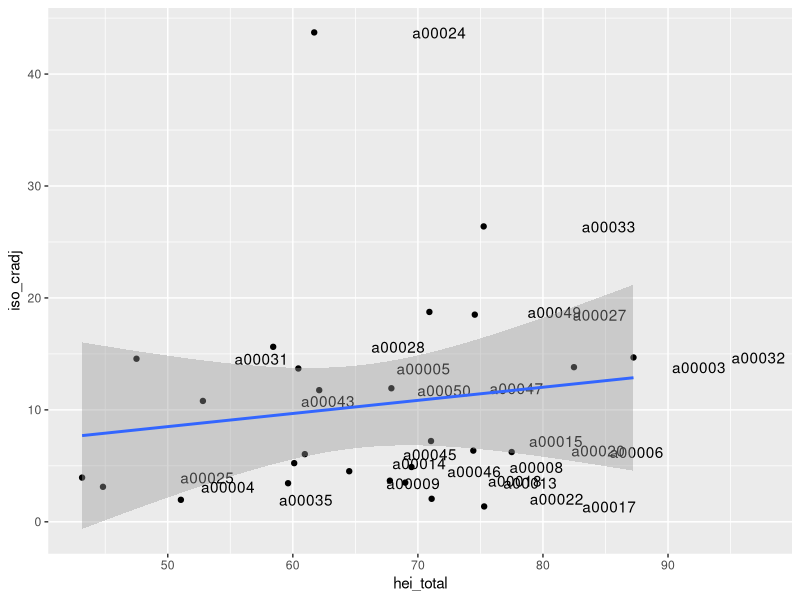
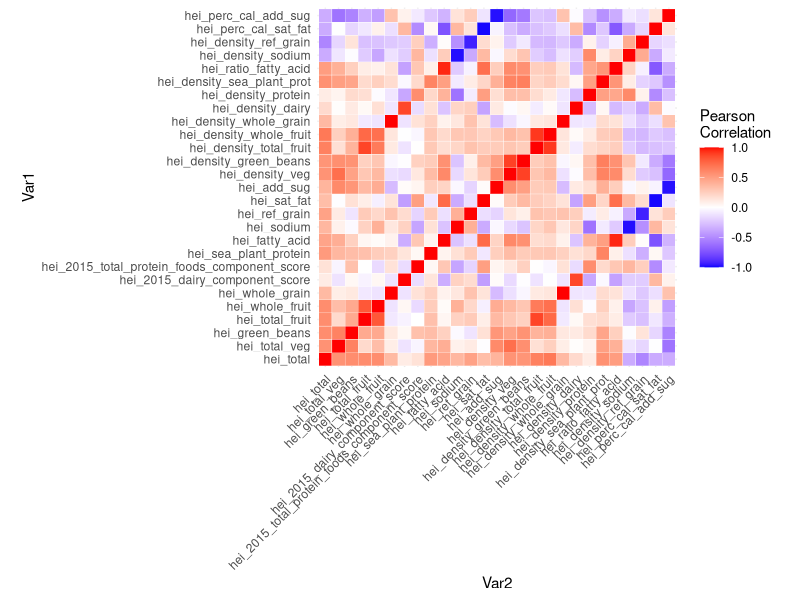
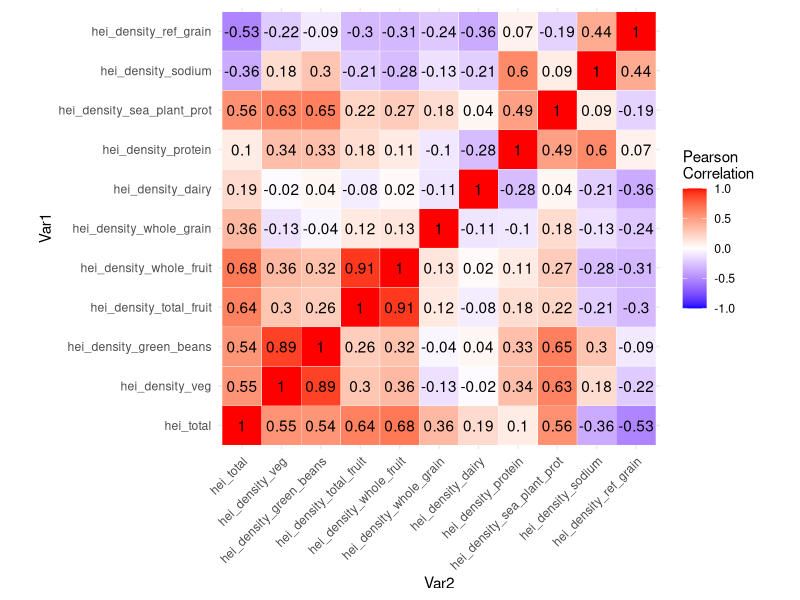
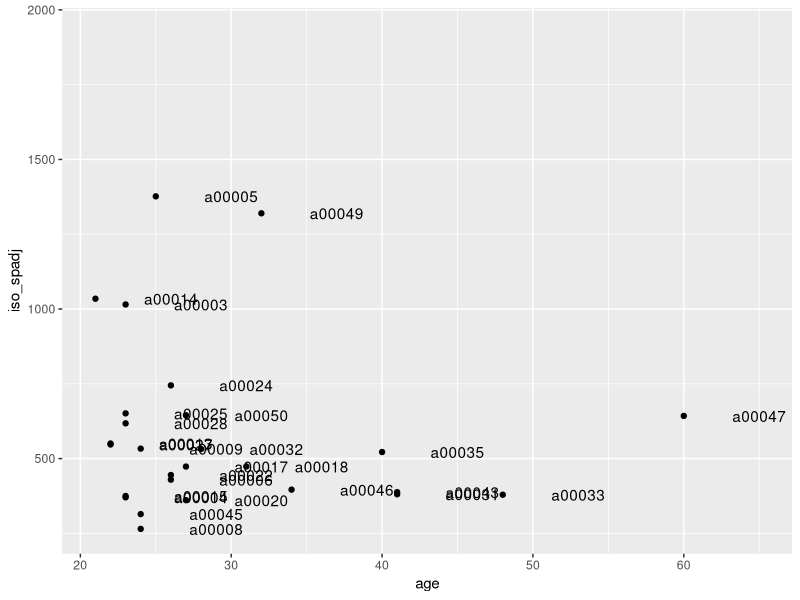
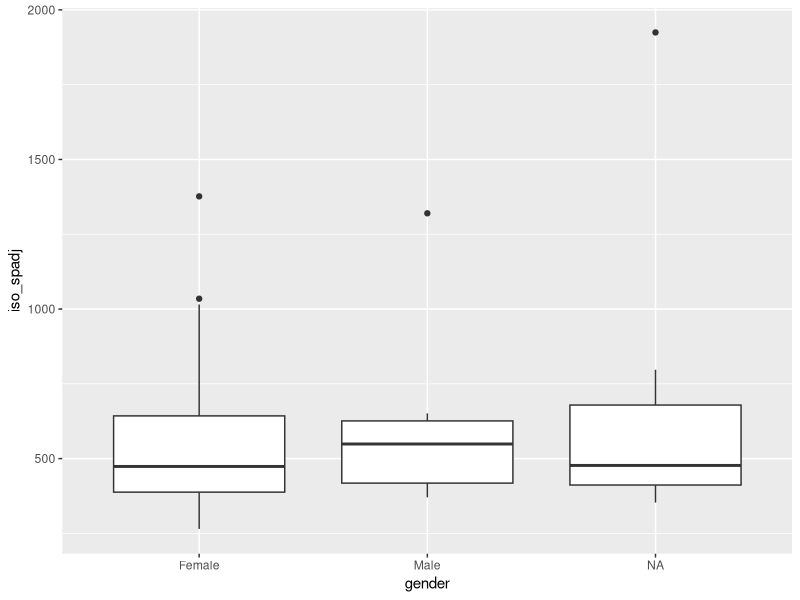
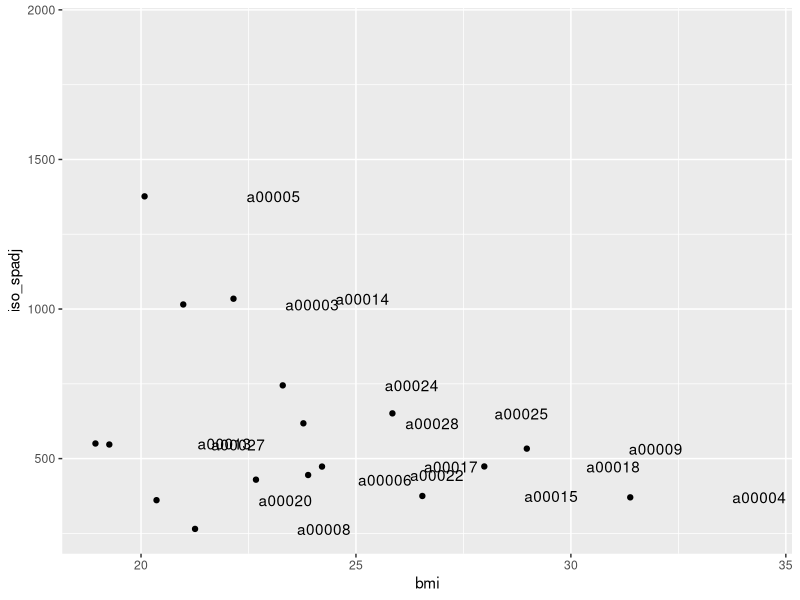
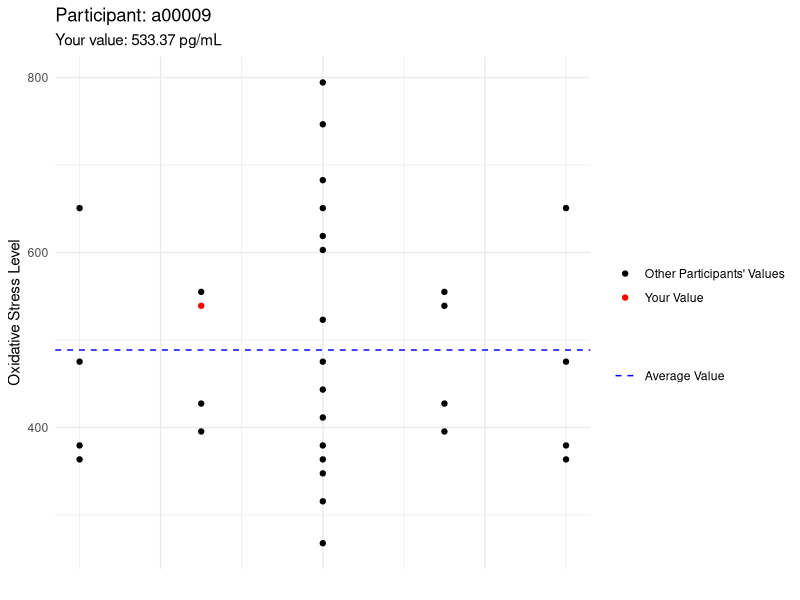
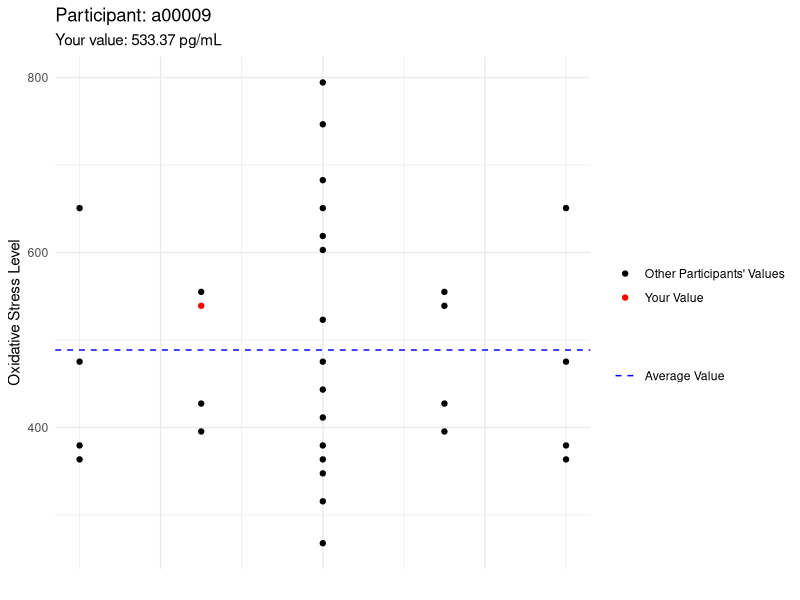

Write the R code that produced these figures, in order.
## ---- chunk 1
knitr::opts_chunk$set(echo = TRUE)

library(tidyverse)
library(Hmisc)

## ---- chunk 2

# Load data version 202411211329
data <- read_csv("data/merge_data.csv")

#data_to_analyze <- data %>% 
 # select(-c())

## ---- chunk 3

# heitotal = diet quality
# oxidative stressL iso_cradj, iso_spadj

# Diet quality vs oxidative stress
data %>% 
  filter(id != "a00029") %>% 
  ggplot(aes(x = hei_total, y = iso_cradj)) +
  geom_point() +
  geom_text(aes(label=id), nudge_x=10) +
  geom_smooth(method = "lm")

summary(lm(iso_spadj ~ hei_total, data = data))

## ---- chunk 4

# PCA of the hei subtypes

data_diet <- data %>% 
  select(hei_total:hei_perc_cal_add_sug) %>% 
  na.omit()

pca_result <- princomp(data_diet, center = TRUE, scale = TRUE)
loadings(pca_result)

# PCA CODE FROM CHRISTINE TO COME


# Correlation matrix of subttypes

melted_cormat <- reshape2::melt(cor(data_diet))

ggplot(data = melted_cormat, aes(Var2, Var1, fill = value))+
 geom_tile(color = "white")+
 scale_fill_gradient2(low = "blue", high = "red", mid = "white", 
   midpoint = 0, limit = c(-1,1), space = "Lab", 
   name="Pearson\nCorrelation") +
    theme_minimal() +
 theme(axis.text.x = element_text(angle = 45, vjust = 1, 
     hjust = 1))+
 coord_fixed() #+
 # geom_text(aes(Var2, Var1, label = if_else(value != 0, as.character(round(value, digits = 2)), " "))) +



# Diet Densities

data_density <- data %>% 
  select(hei_total, hei_density_veg:hei_density_sea_plant_prot, hei_density_sodium, hei_density_ref_grain) %>% 
  na.omit()

melted_cormat <- reshape2::melt(cor(data_density))

ggplot(data = melted_cormat, aes(Var2, Var1, fill = value))+
 geom_tile(color = "white")+
 scale_fill_gradient2(low = "blue", high = "red", mid = "white", 
   midpoint = 0, limit = c(-1,1), space = "Lab", 
   name="Pearson\nCorrelation") +
  theme_minimal()+ 
 theme(axis.text.x = element_text(angle = 45, vjust = 1, 
     hjust = 1))+
 coord_fixed() +
  geom_text(aes(Var2, Var1, label = if_else(value != 0, as.character(round(value, digits = 2)), " ")))



## ---- chunk 5

data %>% 
  filter(id != "a00029") %>% 
  ggplot(aes(x = age, y = iso_spadj)) +
  geom_point() +
  geom_text(aes(label=id), nudge_x=5)

data %>% 
  filter(id != "a00029") %>% 
  ggplot(aes(x = gender, y = iso_spadj)) +
  geom_boxplot()

data %>% 
  mutate(bmi = (q6 * 0.453592) / ((q5 * 0.0254)^2)) %>% 
  filter(id != "a00029") %>% 
  ggplot(aes(x = bmi, y = iso_spadj)) +
  geom_point() +
  geom_text(aes(label=id), nudge_x=3)

## ---- chunk 6

# Load required libraries
library(ggplot2)
library(ggbeeswarm) # For beeswarm-style point distribution

# Create the output directory
# output_dir <- "figures"
# if (!dir.exists(output_dir)) {
#   dir.create(output_dir)
# }

data_original <- data

# remove outliers
data <- data %>% filter(iso_spadj < 800)

# mean value
mean(data$iso_spadj)

# Loop through each id
for (participant_id in unique(data$id)[4]) {
  
  # Subset data for the current participant
  participant_data <- data[data$id == participant_id, ]
  
  # Extract the participant's `iso_spadj` value and format to 2 decimal places
  participant_value <- formatC(participant_data$iso_spadj, format = "f", digits = 2)
  
  
 # Create the plot
  p <- ggplot(data %>% 
                filter(iso_spadj < 800), 
              aes(x = 0, y = iso_spadj)) +
  #  geom_violin(fill = "grey", alpha = 0.3, color = "black", width = 0.5) + # Violin plot as the silhouette
    geom_beeswarm(aes(color = id == participant_id), 
                  cex = 3, priority = "density", method = "center") + # Beeswarm-style dots
    scale_color_manual(
      values = c("FALSE" = "black", "TRUE" = "red"), # Black for others, red for participant
      labels = c("FALSE" = "Other Participants' Values", "TRUE" = "Your Value") # Custom legend labels
    ) +
    # geom_point(data = participant_data, 
    #            aes(x = 0, y = iso_spadj), 
    #            color = "red", size = 4, shape = 18) + # Highlighted red diamond for participant
    geom_hline(aes(yintercept = mean(data$iso_spadj, na.rm = TRUE), linetype = "Average Value"), 
               color = "blue") + # Horizontal line for the average with legend label
    scale_linetype_manual(
      values = c("Average Value" = "dashed"), # Define line type
      labels = c("Average Value" = "Average Value") # Custom label
    ) +
    labs(x = "", 
         y = "Oxidative Stress Level", 
         title = paste("Participant:", participant_id),
         subtitle = paste0("Your value: ",participant_value, " pg/mL"),
         color = "",
         linetype = "") + # Remove the title for linetype
    theme_minimal() +
    theme(axis.text.x = element_blank(), 
          axis.ticks.x = element_blank(),
          legend.position = "right") # Move legend to the top
  
  # Save the plot
  ggsave(filename = paste0(output_dir, "/participant_", participant_id, ".png"), 
         plot = p, width = 4.5, height = 3, dpi = 300, , bg = "white")
}


p
